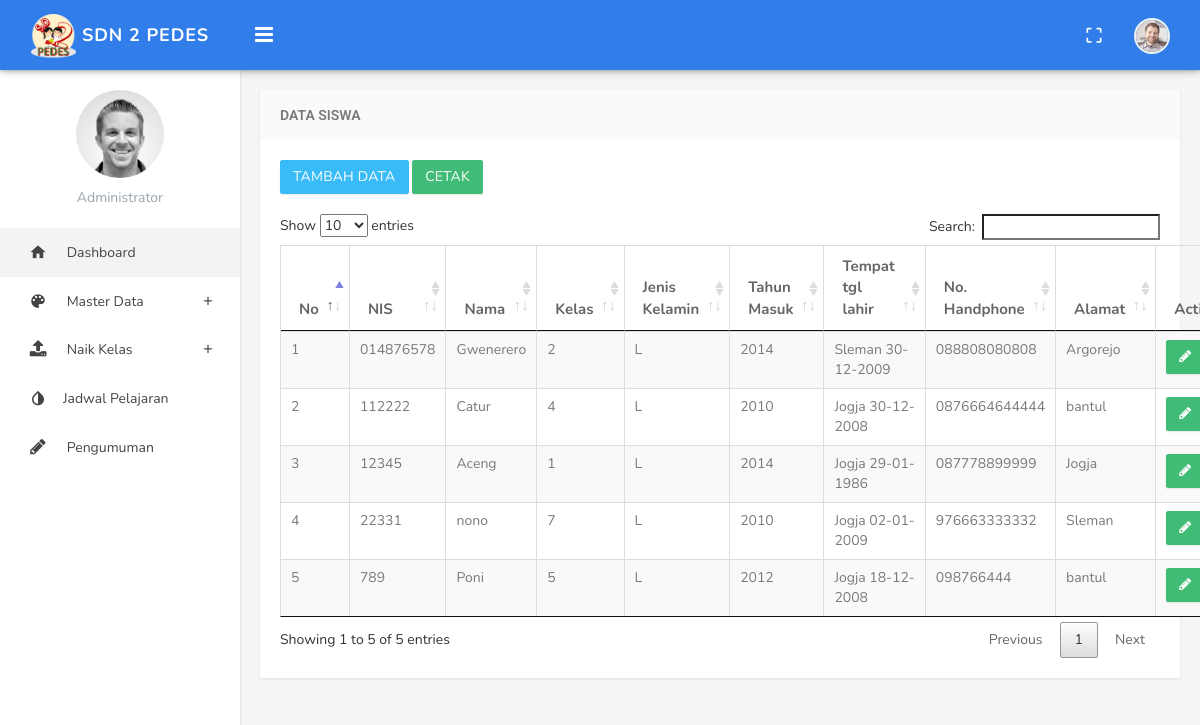
The page /index.php/admin/lihatdata/siswa on the database as committed earlier.
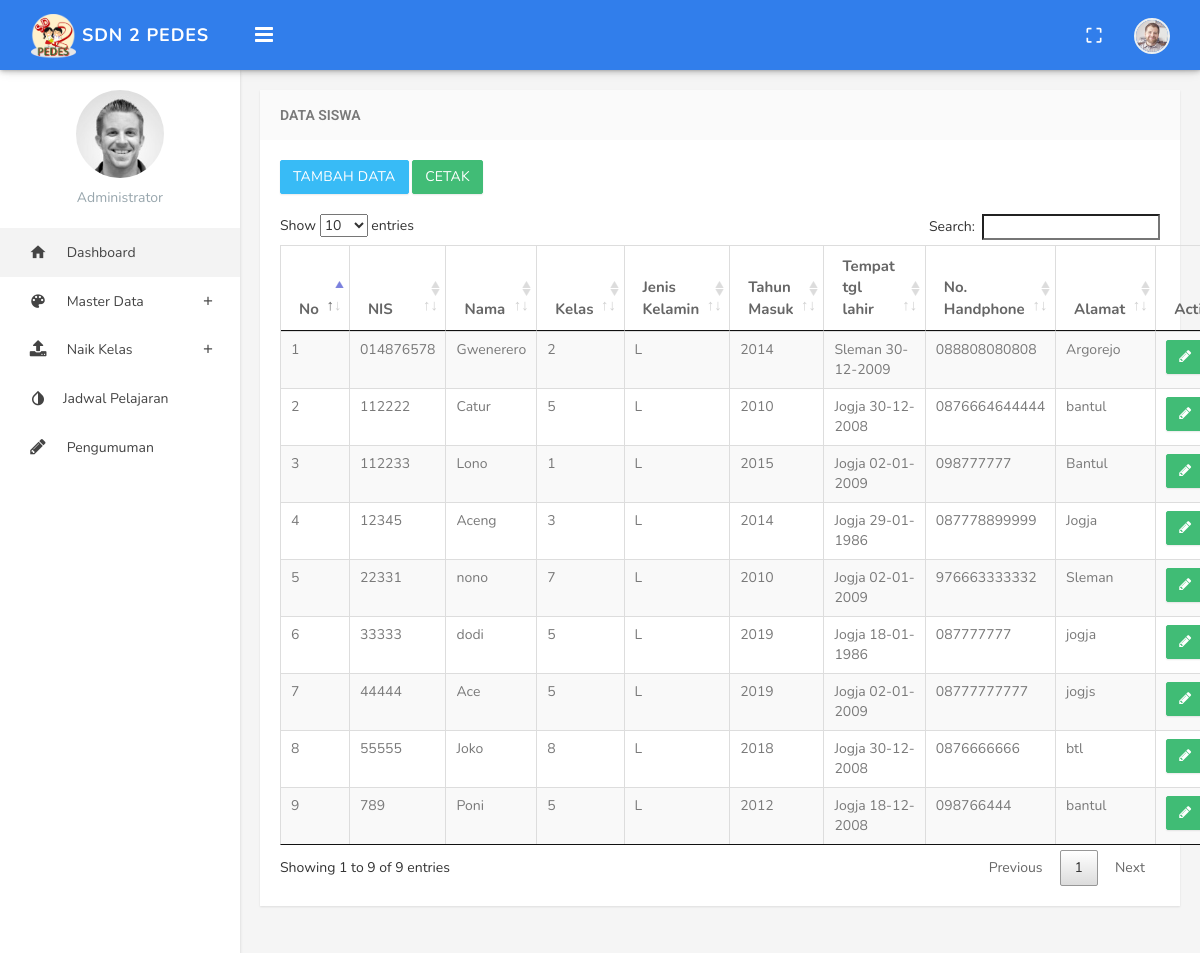
The same page on the database as committed later.
### tables this page shows
CREATE TABLE `siswa` (
  `nis` varchar(15) NOT NULL,
  `nama` varchar(30) NOT NULL,
  `jk` enum('L','P') NOT NULL,
  `ttl` varchar(30) NOT NULL,
  `id_kelas` int(5) NOT NULL,
  `th_masuk` varchar(15) NOT NULL,
  `nope` varchar(15) NOT NULL,
  `alamat` varchar(50) NOT NULL,
  `semester` varchar(10) NOT NULL
);

### application/controllers/admin/Lihatdata.php (called while the page is built, shortened)
<?php
class Lihatdata extends CI_Controller
{
	public function siswa()
	{
		$data['siswa'] = $this->db->select('siswa.*,ruang_kelas.nama_ruangan,')->from('siswa')->join('ruang_kelas','ruang_kelas.id=siswa.id_kelas')->get()->result();
		$this->load->view('admin/lihatdata/siswa/index',$data);
	}
}

### index.php (called while the page is built, shortened)
<?php
require_once BASEPATH.'core/CodeIgniter.php';

### application/views/admin/lihatdata/siswa/index.php (the view, shortened to what this page needs)
<!DOCTYPE html>
<html>
<head>
    <?php $this->load->view('admin/layouts/header'); ?>
</head>
<body class="fixed-left">
    <div id="wrapper">
        <?php $this->load->view('admin/layouts/top_menu');?>
        <?php $this->load->view('admin/layouts/sidebar');?>
        <div class="content-page">
            <div class="content">
                <div class="container">
                    <div class="row">
                        <div class="col-sm-12">
                            <div class="panel panel-default">
                                <div class="panel-heading"><h3 class="panel-title">Data Siswa</h3></div>
                                <div class="panel-body">
                                        <a href="<?php echo site_url('admin/siswa/create');?>" class="btn btn-info" style=" margin-bottom: 20px;">TAMBAH DATA</a>
                                        <a href="<?=site_url('admin/lihatdata/cetaksiswa');?>" class="btn btn-success" style=" margin-bottom: 20px;">CETAK</a>
                                        <table class="datatables table table-bordered table-striped">
                                            <thead>
                                                <tr>
                                                    <th>No</th>
                                                    <th>NIS</th>
                                                    <th>Nama</th>
                                                    <th>Kelas</th>
                                                    <th>Jenis Kelamin</th>
                                                    <th>Tahun Masuk</th>
                                                    <th>Tempat tgl lahir</th>
                                                    <th>No. Handphone</th>
                                                    <th>Alamat</th>
                                                    <th>Actions</th></th>
                                                </tr>
                                            </thead>
                                            <tbody>
                                                <?php $nomor = 1; ?>
                                                <?php foreach($siswa as $sw) : ?>
                                                    <tr class="gradeX">
                                                        <td><?= $nomor;?> </td>
                                                        <?php $nomor++;?>
                                                        <td><?= $sw->nis; ?>
                                                        </td>
                                                        <td><?= $sw->nama; ?></td>
                                                        <td><?= $sw->id_kelas; ?></td>
                                                        <td><?= $sw->jk; ?></td>
                                                        <td><?= $sw->th_masuk; ?></td>
                                                        <td><?= $sw->ttl; ?></td>
                                                        <td><?= $sw->nope; ?></td>
                                                        <td><?= $sw->alamat; ?></td>
                                                        <td class="actions">
                                                            <a class="btn btn-success" href="<?=site_url('admin/lihatdata/editsiswa/'.$sw->nis);?>"><span class="fa fa-pencil" aria-hidden="true"></span></a>
                                                        </td>
                                                    </tr>
                                                <?php endforeach; ?>
                                            </tbody>
                                        </table>
                                    </div>
                                </div>
                            </div>
                        </div>
                    </div>
                </div>
            </div>
</div>
</body>
</html>

### application/views/admin/layouts/header.php (shortened to what this page needs)
<link href="<?php echo base_url('assets/blue/css/bootstrap.min.css');?>" rel="stylesheet" />
<link href="<?php echo base_url('assets/blue/assets/font-awesome/css/font-awesome.min.css');?>" rel="stylesheet" />
<link href="<?php echo base_url('assets/blue/assets/ionicon/css/ionicons.min.css');?>" rel="stylesheet" />
<link href="<?php echo base_url('assets/blue/css/material-design-iconic-font.min.css');?>" rel="stylesheet">
<link href="<?php echo base_url('assets/blue/css/animate.css');?>" rel="stylesheet" />
<link href="<?php echo base_url('assets/blue/css/waves-effect.css');?>" rel="stylesheet">
<link rel="stylesheet" type="text/css" href="<?php echo base_url('assets/blue/assets/form-wizard/jquery.steps.css');?>" />
<link href="<?php echo base_url('assets/blue/assets/sweet-alert/sweet-alert.min.css');?>" rel="stylesheet">
<link rel="stylesheet" href="<?php echo base_url('assets/blue/assets/magnific-popup/magnific-popup.css');?>" />
<link href="<?php echo base_url('assets/blue/assets/tagsinput/jquery.tagsinput.css');?>" rel="stylesheet" />
<link href="<?php echo base_url('assets/blue/assets/toggles/toggles.css');?>" rel="stylesheet" />
<link href="<?php echo base_url('assets/blue/assets/timepicker/bootstrap-timepicker.min.css');?>" rel="stylesheet" />
<link href="<?php echo base_url('assets/blue/assets/timepicker/bootstrap-datepicker.min.css');?>" rel="stylesheet" />
<link href="<?php echo base_url('assets/blue/assets/colorpicker/colorpicker.css');?>" rel="stylesheet" type="text/css" />
<link href="<?php echo base_url('assets/blue/assets/jquery-multi-select/multi-select.css');?>"  rel="stylesheet" type="text/css" />
<link href="<?php echo base_url('assets/blue/assets/select2/select2.css');?>" rel="stylesheet" type="text/css" />
<link rel="stylesheet" type="text/css" href="<?php echo base_url('assets/datatables/css/jquery.dataTables.css');?>">
<link rel="stylesheet" type="text/css" href="<?php echo base_url('assets/datatables/css/dataTables.bootstrap4.css');?>">
<link href="<?php echo base_url('assets/blue/css/helper.css');?>" rel="stylesheet" type="text/css" />
<link href="<?php echo base_url('assets/blue/css/style.css');?>" rel="stylesheet" type="text/css" />

### application/views/admin/layouts/top_menu.php (shortened to what this page needs)
<div class="topbar">
                <div class="topbar-left">
                    <div class="text-center">
                        <a href="index.html" class="logo"><img style="width="46" height="46"" src="<?php echo base_url('assets/blue/images/icon_sd.png');?>"> <span>SDN 2 Pedes </span></a>
                    </div>
                </div>
                <div class="navbar navbar-default" role="navigation">
                    <div class="container">
                        <div class="">
                            <div class="pull-left">
                                <button class="button-menu-mobile open-left">
                                    <i class="fa fa-bars"></i>
                                </button>
                            </div>
                            <ul class="nav navbar-nav navbar-right pull-right">
                                <li class="hidden-xs">
                                    <a href="#" id="btn-fullscreen" class="waves-effect waves-light"><i class="md md-crop-free"></i></a>
                                </li>
                                <li class="dropdown">
                                    <a href="" class="dropdown-toggle profile" data-toggle="dropdown" aria-expanded="true"><img src="<?php echo base_url('assets/blue/images/avatar-1.jpg');?>" alt="user-img" class="img-circle"> </a>
                                </li>
                            </ul>
                        </div>
                    </div>
                </div>
            </div>

### application/views/admin/layouts/sidebar.php (shortened to what this page needs)
<div class="left side-menu">
                <div class="sidebar-inner slimscrollleft">
                    <div class="user-details" align="center">
                        <div>
                            <img src="<?php echo base_url('assets/blue/images/users/avatar-1.jpg');?>" alt="User Image" class="thumb-lg img-circle">
                        </div>
                        <div >
                            <p class="text-muted m-0">Administrator</p>
                        </div>
                    </div>
                    <div id="sidebar-menu">
                        <ul>
                            <li>
                                <a href="<?= site_url('admin/dashboard');?>" class="waves-effect active"><i class="md md-home"></i><span> Dashboard </span></a>
                            </li>
                            <li class="has_sub">
                                <a href="#" class="waves-effect"><i class="md md-palette"></i> <span> Master Data </span> <span class="pull-right"><i class="md md-add"></i></span></a>
                            </li>
                            <li class="has_sub">
                                <a href="#" class="waves-effect"><i class="fa fa-upload"></i><span> Naik Kelas </span><span class="pull-right"><i class="md md-add"></i></a>
                            </li>
                            <li>
                                <a href="<?php echo site_url('admin/akademik/jadwal');?>" class="waves-effect"><i class="md md-invert-colors-on"></i><span>Jadwal Pelajaran</span></a>
                            </li>
                            <li>
                                <a href="<?= site_url('admin/pengumuman/tampil_peng');?>" class="waves-effect"><i class="fa fa-pencil"></i><span> Pengumuman </span></a>
                            </li>
                                </ul>
                    </div>
                </div>
            </div>

### assets/blue/css/waves-effect.css (style rules this page uses)
.waves-effect { position: relative; cursor: pointer; display: inline-block; overflow: hidden; -webkit-user-select: none; -moz-user-select: none; -ms-user-select: none; user-select: none; -webkit-tap-highlight-color: transparent; vertical-align: middle; z-index: 1; will-change: opacity, transform; -webkit-transition: all 0.3s ease-out; -moz-transition: all 0.3s ease-out; -o-transition: all 0.3s ease-out; -ms-transition: all 0.3s ease-out; transition: all 0.3s ease-out; }

### assets/blue/css/helper.css (style rules this page uses)
.m-0 { margin: 0px !important; }
.thumb-lg { height: 88px; width: 88px; }

Rows that differ between the two databases and show on the page:
changed siswa "Catur": id_kelas "4" → "5"
added siswa: nis "112233", nama "Lono", id_kelas "1", jk "L", th_masuk "2015", ttl "Jogja 02-01-2009", nope "098777777", alamat "Bantul"
changed siswa "Aceng": id_kelas "1" → "3"
added siswa: nis "33333", nama "dodi", id_kelas "5", jk "L", th_masuk "2019", ttl "Jogja 18-01-1986", nope "087777777", alamat "jogja"
added siswa: nis "44444", nama "Ace", id_kelas "5", jk "L", th_masuk "2019", ttl "Jogja 02-01-2009", nope "08777777777", alamat "jogjs"
added siswa: nis "55555", nama "Joko", id_kelas "8", jk "L", th_masuk "2018", ttl "Jogja 30-12-2008", nope "0876666666", alamat "btl"
Other text that changed with them:
text written by a page script: "Show entries Search: Showing 1 to 5 of 5 entries Previous 1 Next" → "Show entries Search: Showing 1 to 9 of 9 entries Previous 1 Next"
